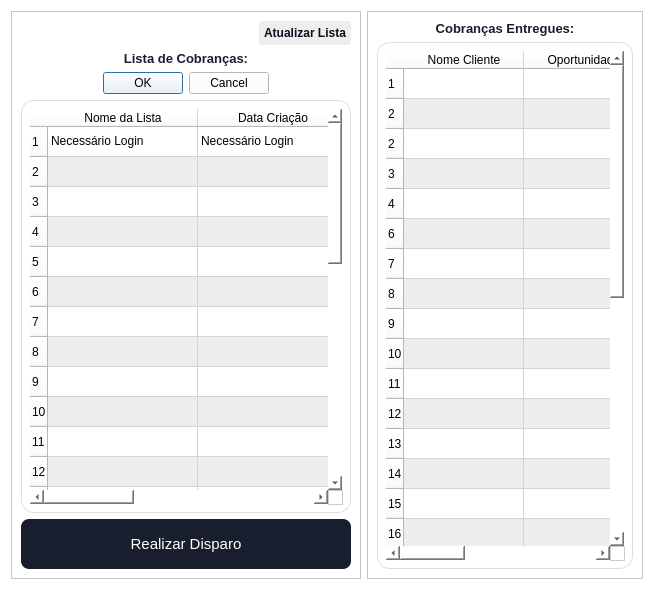
            <widget class="QWidget" name="pg_cobrancas">
             <property name="styleSheet">
              <string notr="true">background-color: rgb(255, 255, 255);</string>
             </property>
             <layout class="QHBoxLayout" name="horizontalLayout_4">
              <item>
               <widget class="QFrame" name="frame_lista_disparo_2">
                <property name="minimumSize">
                 <size>
                  <width>350</width>
                  <height>568</height>
                 </size>
                </property>
                <property name="maximumSize">
                 <size>
                  <width>16777215</width>
                  <height>16777215</height>
                 </size>
                </property>
                <property name="frameShape">
                 <enum>QFrame::StyledPanel</enum>
                </property>
                <property name="frameShadow">
                 <enum>QFrame::Raised</enum>
                </property>
                <layout class="QVBoxLayout" name="verticalLayout_15">
                 <item alignment="Qt::AlignRight">
                  <widget class="QPushButton" name="btn_atualizar_cobrancas">
                   <property name="cursor">
                    <cursorShape>PointingHandCursor</cursorShape>
                   </property>
                   <property name="styleSheet">
                    <string notr="true">
QPushButton{
color:#0B0F1B;
font-weight: 600;
background-color: #EEEEEE;
padding:5px;
border-radius:3px;
}
QPushButton:hover{
color:white;
background-color: #262c43;
}</string>
                   </property>
                   <property name="text">
                    <string>Atualizar Lista</string>
                   </property>
                   <property name="icon">
                    <iconset resource="icons.qrc">
                     <normaloff>:/icons/D:/Space Marketing/Shark Business/1x/refresh.png</normaloff>:/icons/D:/Space Marketing/Shark Business/1x/refresh.png</iconset>
                   </property>
                  </widget>
                 </item>
                 <item>
                  <widget class="QLabel" name="label_9">
                   <property name="maximumSize">
                    <size>
                     <width>16777215</width>
                     <height>20</height>
                    </size>
                   </property>
                   <property name="styleSheet">
                    <string notr="true">color:rgb(25, 30, 46)</string>
                   </property>
                   <property name="text">
                    <string>&lt;html&gt;&lt;head/&gt;&lt;body&gt;&lt;p align=&quot;center&quot;&gt;&lt;span style=&quot; font-size:10pt; font-weight:600;&quot;&gt;Lista de Cobranças:&lt;/span&gt;&lt;/p&gt;&lt;/body&gt;&lt;/html&gt;</string>
                   </property>
                  </widget>
                 </item>
                 <item>
                  <widget class="QDialogButtonBox" name="buttonBox">
                   <property name="orientation">
                    <enum>Qt::Horizontal</enum>
                   </property>
                   <property name="standardButtons">
                    <set>QDialogButtonBox::Cancel|QDialogButtonBox::Ok</set>
                   </property>
                   <property name="centerButtons">
                    <bool>true</bool>
                   </property>
                  </widget>
                 </item>
                 <item>
                  <widget class="QTableWidget" name="table_list_cobranca">
                   <property name="styleSheet">
                    <string notr="true">QTableWidget{
 border: 1px solid #ddd;
  padding: 8px;
 border-radius:13px;
 width: 100%;
alternate-background-color: #ededed;
selection-background-color: #282828;

}
</string>
                   </property>
                   <property name="alternatingRowColors">
                    <bool>true</bool>
                   </property>
                   <property name="selectionMode">
                    <enum>QAbstractItemView::SingleSelection</enum>
                   </property>
                   <property name="selectionBehavior">
                    <enum>QAbstractItemView::SelectRows</enum>
                   </property>
                   <property name="rowCount">
                    <number>30</number>
                   </property>
                   <attribute name="horizontalHeaderDefaultSectionSize">
                    <number>150</number>
                   </attribute>
                   <attribute name="horizontalHeaderStretchLastSection">
                    <bool>true</bool>
                   </attribute>
                   <row/>
                   <row/>
                   <row/>
                   <row/>
                   <row/>
                   <row/>
                   <row/>
                   <row/>
                   <row/>
                   <row/>
                   <row/>
                   <row/>
                   <row/>
                   <row/>
                   <row/>
                   <row/>
                   <row/>
                   <row/>
                   <row/>
                   <row/>
                   <row/>
                   <row/>
                   <row/>
                   <row/>
                   <row/>
                   <row/>
                   <row/>
                   <row/>
                   <row/>
                   <row/>
                   <column>
                    <property name="text">
                     <string>Nome da Lista</string>
                    </property>
                   </column>
                   <column>
                    <property name="text">
                     <string>Data Criação</string>
                    </property>
                   </column>
                   <column>
                    <property name="text">
                     <string>Selecionar Lista</string>
                    </property>
                   </column>
                   <item row="0" column="0">
                    <property name="text">
                     <string>Necessário Login</string>
                    </property>
                   </item>
                   <item row="0" column="1">
                    <property name="text">
                     <string>Necessário Login</string>
                    </property>
                   </item>
                   <item row="0" column="2">
                    <property name="text">
                     <string>Necessário Login</string>
                    </property>
                   </item>
                  </widget>
                 </item>
                 <item>
                  <widget class="QPushButton" name="bt_disparo_3">
                   <property name="minimumSize">
                    <size>
                     <width>100</width>
                     <height>50</height>
                    </size>
                   </property>
                   <property name="cursor">
                    <cursorShape>PointingHandCursor</cursorShape>
                   </property>
                   <property name="styleSheet">
                    <string notr="true">QPushButton{
	background-color:#191E2E;
	color:white;
	border-radius:8px;
	font-size:15px;
}
QPushButton:hover{
	background-color:#ccc;
	color:#191E2E;
	border:1px solid #191E2E;
}
</string>
                   </property>
                   <property name="text">
                    <string>Realizar Disparo</string>
                   </property>
                  </widget>
                 </item>
                </layout>
               </widget>
              </item>
              <item>
               <widget class="QFrame" name="frame_msg_entregues_2">
                <property name="frameShape">
                 <enum>QFrame::StyledPanel</enum>
                </property>
                <property name="frameShadow">
                 <enum>QFrame::Raised</enum>
                </property>
                <layout class="QVBoxLayout" name="verticalLayout_14">
                 <item>
                  <widget class="QLabel" name="label_8">
                   <property name="maximumSize">
                    <size>
                     <width>16777215</width>
                     <height>20</height>
                    </size>
                   </property>
                   <property name="styleSheet">
                    <string notr="true">color:rgb(25, 30, 46)</string>
                   </property>
                   <property name="text">
                    <string>&lt;html&gt;&lt;head/&gt;&lt;body&gt;&lt;p align=&quot;center&quot;&gt;&lt;span style=&quot; font-size:10pt; font-weight:600;&quot;&gt;Cobranças Entregues:&lt;/span&gt;&lt;/p&gt;&lt;/body&gt;&lt;/html&gt;</string>
                   </property>
                  </widget>
                 </item>
                 <item>
                  <widget class="QTableWidget" name="table_result_cobranca">
                   <property name="styleSheet">
                    <string notr="true">QTableWidget{
 border: 1px solid #ddd;
  padding: 8px;
 border-radius:13px;
 width: 100%;
alternate-background-color: #ededed;
selection-background-color: #282828;

}
</string>
                   </property>
                   <property name="editTriggers">
                    <set>QAbstractItemView::NoEditTriggers</set>
                   </property>
                   <property name="alternatingRowColors">
                    <bool>true</bool>
                   </property>
                   <property name="selectionMode">
                    <enum>QAbstractItemView::SingleSelection</enum>
                   </property>
                   <property name="selectionBehavior">
                    <enum>QAbstractItemView::SelectRows</enum>
                   </property>
                   <property name="rowCount">
                    <number>30</number>
                   </property>
                   <attribute name="horizontalHeaderDefaultSectionSize">
                    <number>120</number>
                   </attribute>
                   <attribute name="horizontalHeaderHighlightSections">
                    <bool>true</bool>
                   </attribute>
                   <attribute name="horizontalHeaderStretchLastSection">
                    <bool>true</bool>
                   </attribute>
                   <row>
                    <property name="text">
                     <string>1</string>
                    </property>
                   </row>
                   <row>
                    <property name="text">
                     <string>2</string>
                    </property>
                   </row>
                   <row>
                    <property name="text">
                     <string>2</string>
                    </property>
                   </row>
                   <row>
                    <property name="text">
                     <string>3</string>
                    </property>
                   </row>
                   <row>
                    <property name="text">
                     <string>4</string>
                    </property>
                   </row>
                   <row>
                    <property name="text">
                     <string>6</string>
                    </property>
                   </row>
                   <row/>
                   <row/>
                   <row/>
                   <row/>
                   <row/>
                   <row/>
                   <row/>
                   <row/>
                   <row/>
                   <row/>
                   <row/>
                   <row/>
                   <row/>
                   <row/>
                   <row/>
                   <row/>
                   <row/>
                   <row/>
                   <row/>
                   <row/>
                   <row/>
                   <row/>
                   <row/>
                   <row/>
                   <column>
                    <property name="text">
                     <string>Nome Cliente</string>
                    </property>
                   </column>
                   <column>
                    <property name="text">
                     <string>Oportunidade</string>
                    </property>
                   </column>
                   <column>
                    <property name="text">
                     <string>Status</string>
                    </property>
                   </column>
                   <item row="0" column="0">
                    <property name="text">
                     <string/>
                    </property>
                   </item>
                   <item row="0" column="1">
                    <property name="text">
                     <string/>
                    </property>
                   </item>
                   <item row="0" column="2">
                    <property name="text">
                     <string/>
                    </property>
                   </item>
                   <item row="1" column="0">
                    <property name="text">
                     <string/>
                    </property>
                   </item>
                   <item row="1" column="1">
                    <property name="text">
                     <string/>
                    </property>
                   </item>
                   <item row="1" column="2">
                    <property name="text">
                     <string/>
                    </property>
                   </item>
                   <item row="2" column="0">
                    <property name="text">
                     <string/>
                    </property>
                   </item>
                   <item row="2" column="1">
                    <property name="text">
                     <string/>
                    </property>
                   </item>
                   <item row="2" column="2">
                    <property name="text">
                     <string/>
                    </property>
                   </item>
                   <item row="3" column="0">
                    <property name="text">
                     <string/>
                    </property>
                   </item>
                   <item row="3" column="1">
                    <property name="text">
                     <string/>
                    </property>
                   </item>
                   <item row="3" column="2">
                    <property name="text">
                     <string/>
                    </property>
                   </item>
                   <item row="4" column="0">
                    <property name="text">
                     <string/>
                    </property>
                   </item>
                   <item row="4" column="1">
                    <property name="text">
                     <string/>
                    </property>
                   </item>
                   <item row="4" column="2">
                    <property name="text">
                     <string/>
                    </property>
                   </item>
                   <item row="5" column="0">
                    <property name="text">
                     <string/>
                    </property>
                   </item>
                   <item row="5" column="1">
                    <property name="text">
                     <string/>
                    </property>
                   </item>
                   <item row="5" column="2">
                    <property name="text">
                     <string/>
                    </property>
                   </item>
                  </widget>
                 </item>
                </layout>
               </widget>
              </item>
             </layout>
            </widget>
